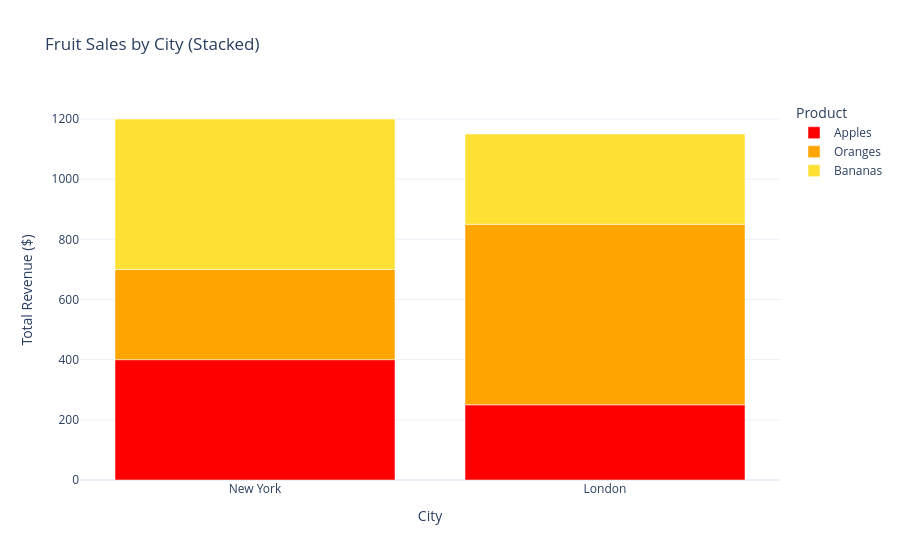

Notebook source saved alongside this figure:
### Markdown cell above
# Stacked Bar Chart

### Code cell
import plotly.express as px
import pandas as pd
import os

# HTML Full Output Path
output_filename = "plotly_stacked_bar_chart.html"
full_path = os.path.join(os.getcwd(), output_filename)

# 1. Create a simple dataset
data = {
    "City": ["New York", "New York", "New York", "London", "London", "London"],
    "Product": ["Apples", "Oranges", "Bananas", "Apples", "Oranges", "Bananas"],
    "Sales": [400, 300, 500, 250, 600, 300]
}

color_map = {
    "Apples": "red",            # CSS color name
    "Oranges": "#FFA500",       # Hex code
    "Bananas": "rgb(255, 225, 53)" # RGB string
}

df = pd.DataFrame(data)

# 2. Create the stacked bar chart
# 'x' is the category on the axis
# 'y' is the numerical value
# 'color' tells Plotly how to stack the bars
fig = px.bar(df, 
             x="City", 
             y="Sales", 
             color="Product", 
             color_discrete_map=color_map, # Apply the custom colors here
             title="Fruit Sales by City (Stacked)",
             labels={"Sales": "Total Revenue ($)"},
             template="plotly_white")

# 3. Show the chart
fig.show()
fig.write_html(full_path)

### Figure 1 — Plotly figure (JSON) as saved in the notebook; plotly's stock layout.template omitted (floating-point values rounded to 4 significant figures)
{"data": [{"hovertemplate": "Product=Apples<br>City=%{x}<br>Total Revenue ($)=%{y}<extra></extra>", "legendgroup": "Apples", "marker": {"color": "red", "pattern": {"shape": ""}}, "name": "Apples", "orientation": "v", "showlegend": true, "textposition": "auto", "type": "bar", "x": ["New York", "London"], "xaxis": "x", "y": [400, 250], "yaxis": "y"}, {"hovertemplate": "Product=Oranges<br>City=%{x}<br>Total Revenue ($)=%{y}<extra></extra>", "legendgroup": "Oranges", "marker": {"color": "#FFA500", "pattern": {"shape": ""}}, "name": "Oranges", "orientation": "v", "showlegend": true, "textposition": "auto", "type": "bar", "x": ["New York", "London"], "xaxis": "x", "y": [300, 600], "yaxis": "y"}, {"hovertemplate": "Product=Bananas<br>City=%{x}<br>Total Revenue ($)=%{y}<extra></extra>", "legendgroup": "Bananas", "marker": {"color": "rgb(255, 225, 53)", "pattern": {"shape": ""}}, "name": "Bananas", "orientation": "v", "showlegend": true, "textposition": "auto", "type": "bar", "x": ["New York", "London"], "xaxis": "x", "y": [500, 300], "yaxis": "y"}], "layout": {"barmode": "relative", "legend": {"title": {"text": "Product"}, "tracegroupgap": 0}, "title": {"text": "Fruit Sales by City (Stacked)"}, "xaxis": {"anchor": "y", "domain": [0, 1], "title": {"text": "City"}}, "yaxis": {"anchor": "x", "domain": [0, 1], "title": {"text": "Total Revenue ($)"}}}}
